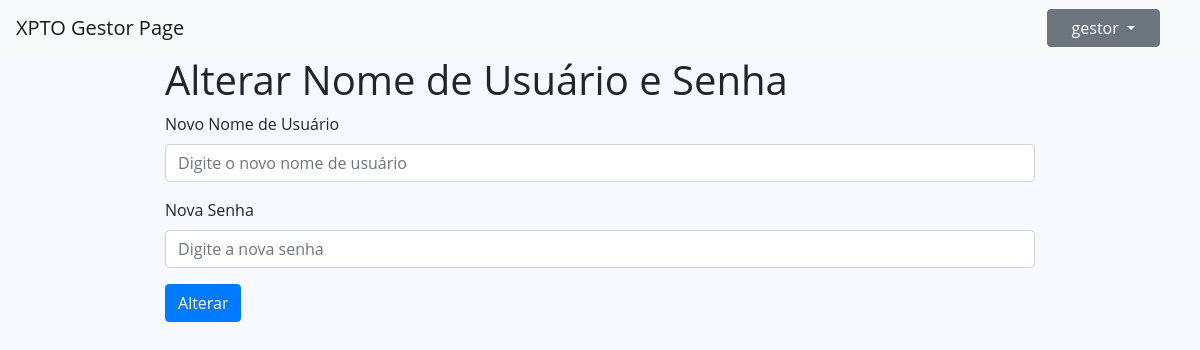
The page /index.php?op=Gestor&&estado=all (signed in) on the database as committed earlier.
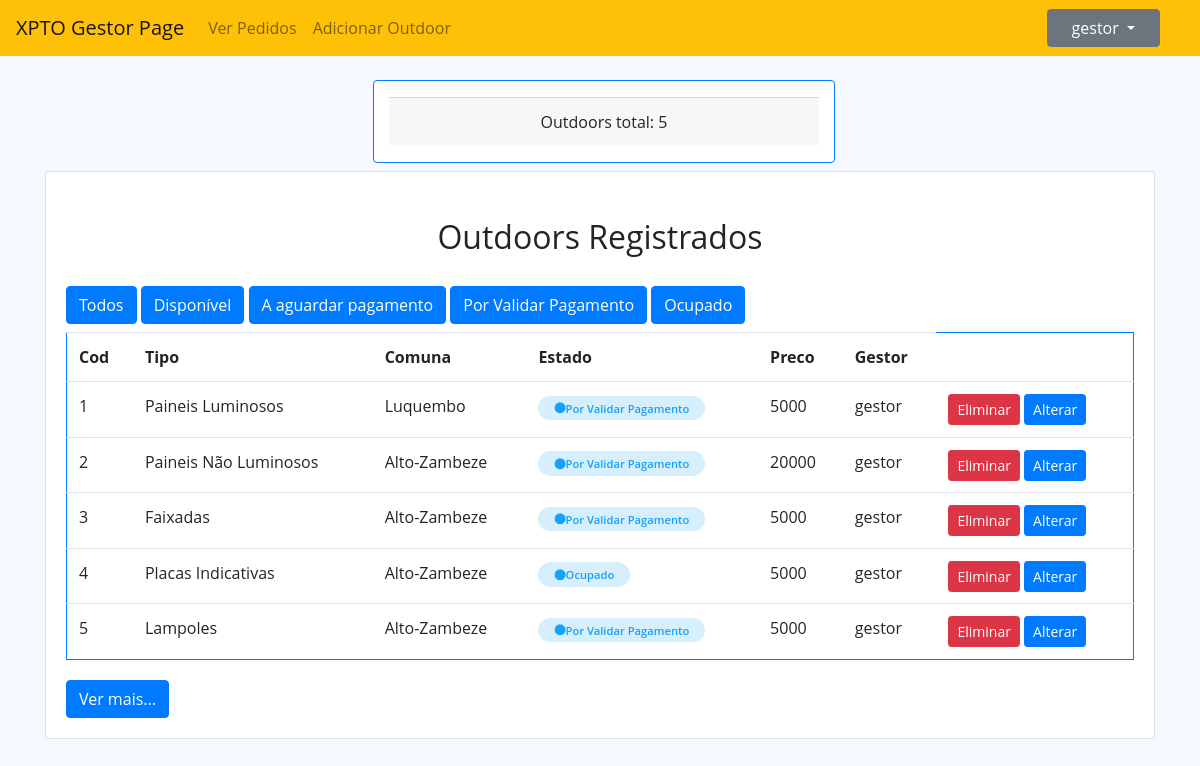
The same page on the database as committed later.
### tables this page shows
CREATE TABLE `outdoor` (
  `id` int(11) NOT NULL,
  `tipo` varchar(50) NOT NULL,
  `preco` float NOT NULL,
  `idComuna` int(11) NOT NULL,
  `estado` varchar(50) NOT NULL DEFAULT 'Disponivel',
  `eliminado` varchar(10) NOT NULL DEFAULT 'nao',
  `idUsuario` int(11) NOT NULL
);

CREATE TABLE `comuna` (
  `id` int(11) NOT NULL,
  `nome` varchar(50) NOT NULL,
  `idMunicipio` int(11) NOT NULL
);

CREATE TABLE `usuario` (
  `id` int(11) NOT NULL,
  `username` varchar(50) NOT NULL,
  `senha` varchar(50) NOT NULL,
  `tipo` varchar(50) NOT NULL,
  `eliminado` varchar(10) NOT NULL DEFAULT 'nao'
);

### models/UsuarioModel.php (called while the page is built, shortened)
<?php
class UsuarioModel {
    private $username;
    private $tipo;
    public function getUsername() {
        return $this->username;
    }
    public function getTipo() {
        return $this->tipo;
    }
}

### index.php (called while the page is built, shortened)
<?php
$rotas = new Rotas();
$rotas->requestHandle();
?>

### dbconfig/DbConnection.php (called while the page is built)
<?php
class DbConnection {
    private static $instance = NULL;
    public static function getInstance() {
        if (!isset(self::$instance)) {
            try {
                self:: $instance = new PDO("mysql:host=localhost;dbname=outdoorgest", 'root', '');
                self:: $instance->setAttribute(PDO::ATTR_ERRMODE, PDO::ERRMODE_EXCEPTION);
            } catch (PDOException $e) {
                echo $e->getMessage();
            }
        }
        return self::$instance;
    }
}

### services/OutdoorService.php (called while the page is built, shortened)
<?php
require_once __DIR__ . '/../repositories/OutdoordRepository.php';
class OutdoorService implements IOutdoorService {
    private $outdoorRepository = null;
    public function __construct() {
        $this->outdoorRepository = new OutdoordRepository();
    }
    public function selectAll() {
        return $this->outdoorRepository->selectAll();
    }
    public function selectCount() {
        return $this->outdoorRepository->selectCount();
    }
}

### repositories/OutdoordRepository.php (called while the page is built, shortened)
<?php
require_once __DIR__ . '/../dbconfig/DbConnection.php';
require_once __DIR__ . '/../models/OutdoorModel.php';
class OutdoordRepository implements IOutdoorRepository{
     private $db;
    public function __construct() {
        $this->db = DbConnection::getInstance();
    }
    public function selectCount() {
        try {
            $stmt = $this->db->prepare("SELECT COUNT(*) FROM `outdoor` WHERE eliminado <> 'Sim'");
            $stmt->execute();
            $adm = $stmt->fetchColumn();
            return $adm;
        } catch (PDOException $e) {
            echo $e->getMessage();
            return false;
        }
    }
    public function selectAll() {
        try {
            $stmt = $this->db->prepare("SELECT o.id, o.tipo, `preco`,c.nome `idComuna`, `estado`, o.eliminado, u.username `idUsuario`  FROM outdoor o join usuario u  on u.id = o.idUsuario join comuna c on c.id = o.idComuna WHERE o.eliminado <> 'Sim'");
            $stmt->execute();
            $outdoors = $stmt->fetchAll();
            $listaOutdoor = array();
            foreach ($outdoors as $cada) {
                $listaOutdoor[] = new OutdoorModel($cada['id'], $cada['tipo'], $cada['preco'],$cada['idComuna'], $cada['estado'], $cada['eliminado'], $cada['idUsuario']);
            }
            return $listaOutdoor;
        } catch (PDOException $e) {
            echo $e->getMessage();
            return false;
        }
    }
}

### models/OutdoorModel.php (called while the page is built, shortened)
<?php
class OutdoorModel {
    private $id;
    private $tipo;
    private $preco;
    private $comuna;
    private $estado;
    private $idGestor;
    public function __construct($id, $tipo, $preco, $comuna, $estado, $eliminado, $idGestor) {
        $this->id = $id;
        $this->tipo = $tipo;
        $this->preco = $preco;
        $this->comuna = $comuna;
        $this->estado = $estado;
        $this->idGestor = $idGestor;
    }
    public function getId() {
        return $this->id;
    }
    public function getTipo() {
        return $this->tipo;
    }
    public function getPreco() {
        return $this->preco;
    }
    public function getComuna() {
        return $this->comuna;
    }
    public function getEstado() {
        return $this->estado;
    }
    public function getIdGestor() {
        return $this->idGestor;
    }
}

### views/gestor/tabela.php (the view)
<div class="card">
    <div class="card-body">
        <div class="card-title text-center m-3">
            <h2>Outdoors Registrados</h2>
        </div>
        <a href="index.php?op=Gestor&&request&&estado=all" class="btn btn-primary mt-1 mb-2"  role="button">Todos</a>
        <a href="index.php?op=Gestor&&request&&estado=Disponivel" class="btn btn-primary mt-1 mb-2"  role="button">Disponível</a>
        <a href="index.php?op=Gestor&&request&&estado=A aguardar pagamento" class="btn btn-primary mt-1 mb-2"  role="button">A aguardar pagamento</a>
        <a href="index.php?op=Gestor&&request&&estado=Por Validar Pagamento" class="btn btn-primary mt-1 mb-2"  role="button">Por Validar Pagamento</a>
        <a href="index.php?op=Gestor&&request&&estado=Ocupado" class="btn btn-primary mt-1 mb-2"  role="button">Ocupado</a>
        <table id="listarDados" class="table border border-primary">
            <tr>
                <th scope="col">Cod</th>
                <th scope="col">Tipo</th>
                <th scope="col">Comuna</th>
                <th scope="col">Estado</th>
                <th scope="col">Preco</th>
                <th scope="col">Gestor</th>
            </tr>
            <?php
            if (isset($_SESSION['Usuario'])) {
                $usuario = unserialize($_SESSION['Usuario']);
            }
            foreach ($outdoors as $cada) {
                if ($usuario->getUsername() == $cada->getIdGestor()) {
                    $apresentar = '<tr>
                    <td>' . $cada->getId() . '</td>
                    <td>' . $cada->getTipo() . '</td>
                    <td>' . $cada->getComuna() . '</td>
                    <td><span class="status ativo"><i class="fas fa-circle"></i>' . $cada->getEstado() . '</span></td>
                    <td>' . $cada->getPreco() . '</td>
                    <td>' . $cada->getIdGestor() . '</td>
                    <td>
                        <button class="btn btn-danger btn-sm" id="eliminar">Eliminar</button>
                        <a class="btn btn-primary btn-sm" href="index.php?op=Gestor&&request=addOutdoor&&idO=' . $cada->getId() . '&&tipo=' . $cada->getTipo() . '&&preco=' . $cada->getPreco() . '">Alterar</a>
                    </td>
                </tr>
                <tr>';
                    if ($action2 == $cada->getEstado()) {
                        echo $apresentar;
                    } else if ($action2 == "all") {
                        echo $apresentar;
                    }
                }
            }
            ?>
        </table>
        <button type="button" class="btn btn-primary mt-1" id="nextButton">Ver mais...</button>
    </div>
</div>

### views/gestor/gestorAlterarDados.php (shortened to what the changed rows need)
<?php
include 'header.php';
if (isset($_SESSION['Usuario']))
            $usuario = unserialize($_SESSION['Usuario']);
if (isset($_SESSION['loggedin']) && $_SESSION['loggedin'] === true && $usuario->getTipo() === "Gestor") {
    require_once __DIR__ . '/../../controllers/GestorController.php';
    ?>
    </head>
    <body>
        <nav class="navbar navbar-expand-lg navbar-light bg-light justify-content-between">
            <a class="navbar-brand" href="index.php?op=<?php echo $usuario->getTipo(); ?>">XPTO Gestor Page</a>
            <nav class="header-nav ms-auto">
                <ul class="d-flex align-items-center navbar-nav me-auto mb-2 mb-lg-0">
                    <li class="nav-item px-4 ">
                        <div class="dropdown">
                            <button class="btn btn-secondary dropdown-toggle px-4" type="button" id="dropdownMenuButton" data-toggle="dropdown" aria-haspopup="true" aria-expanded="false">
                                <?php if (isset($_SESSION['Usuario'])) echo $usuario->getUsername(); ?>
                            </button>
                        </div>
                    </li>
                </ul>
            </nav>
        </nav>
        <main class="mx-auto w-75">
            <div class="container">
                <h1>Alterar Nome de Usuário e Senha</h1>
                <form method="post">
                    <div class="form-group">
                        <label for="username">Novo Nome de Usuário</label>
                        <input type="text" class="form-control" name="username" placeholder="Digite o novo nome de usuário">
                    </div>
                    <div class="form-group">
                        <label for="password">Nova Senha</label>
                        <input type="password" class="form-control" name="password" placeholder="Digite a nova senha">
                    </div>
                    <button type="submit" class="btn btn-primary">Alterar</button>
                </form>
            </div>
        </main>
        <?php
        include 'footer.php';
    } else
        echo '!!!!Pagina não encontrada';
    ?>

### views/gestor/gestorView.php (shortened to what the changed rows need)
<?php
include 'header.php';
if (isset($_SESSION['Usuario']))
    $usuario = unserialize($_SESSION['Usuario']);
if (isset($_SESSION['loggedin']) && $_SESSION['loggedin'] === true && $usuario->getTipo() === "Gestor") {
    require_once __DIR__ . '/../../controllers/GestorController.php';
    $gestorController = new GestorController();
    ?>
    </head>
    <body class="">
        <nav class="navbar navbar-expand-lg navbar-light bg-warning justify-content-between">
            <a class="navbar-brand" href="index.php?op=<?php echo $usuario->getTipo(); ?>&&estado=all">XPTO Gestor Page</a>
            <div class="collapse navbar-collapse" id="navbarSupportedContent">
                <ul class="navbar-nav mr-auto" id="menu">
                    <li class="nav-item" >
                        <a class="nav-link" href="index.php?op=Gestor&&request=verPedidos&&estado=all">Ver Pedidos</a>
                    </li>
                    <li class="nav-item" >
                        <a class="nav-link" href="index.php?op=Gestor&&request=addOutdoor">Adicionar Outdoor</a>
                    </li>
                </ul>
            </div>
            <nav class="header-nav ms-auto">
                <ul class="d-flex align-items-center navbar-nav me-auto mb-2 mb-lg-0">
                    <li class="nav-item px-4 ">
                        <div class="dropdown">
                            <button class="btn btn-secondary dropdown-toggle px-4" type="button" id="dropdownMenuButton" data-toggle="dropdown" aria-haspopup="true" aria-expanded="false">
                                <?php if (isset($_SESSION['Usuario'])) echo $usuario->getUsername(); ?>
                            </button>
                        </div>
                    </li>
                </ul>
            </nav>
        </nav>
        <main class="mx-auto">
            <div class="container align-items-center justify-content-between">
                <div class="container text-center mb-2 mt-4">
                    <div class="row justify-content-center">
                        <div class="col-5 border border-primary ml-2 card">
                            <p class="card-footer mt-3">Outdoors total:
                                <?php echo $gestorController->totalOutdoors(); ?>
                            </p>
                        </div>
                    </div>
                </div>
                <?php $gestorController->verOutdoors(); ?>
            </div>
        </main>
        <?php
        include 'footer.php';
    } else
        echo '!!!!Pagina não encontrada';
    ?>

Rows that differ between the two databases and show on the page:
now on this page (row edited): outdoor: id "1", tipo "Paineis Luminosos", idComuna.nome "Luquembo", estado "Por Validar Pagamento", preco "5000", idUsuario.username "gestor"
now on this page (row edited): outdoor: id "2", tipo "Paineis Não Luminosos", idComuna.nome "Alto-Zambeze", estado "Por Validar Pagamento", preco "20000", idUsuario.username "gestor"
now on this page (row edited): outdoor: id "3", tipo "Faixadas", idComuna.nome "Alto-Zambeze", estado "Por Validar Pagamento", preco "5000", idUsuario.username "gestor"
now on this page (row edited): outdoor: id "4", tipo "Placas Indicativas", idComuna.nome "Alto-Zambeze", estado "Ocupado", preco "5000", idUsuario.username "gestor"
now on this page (row edited): outdoor: id "5", tipo "Lampoles", idComuna.nome "Alto-Zambeze", estado "Por Validar Pagamento", preco "5000", idUsuario.username "gestor"
Other text that changed with them:
$usuario->getUsername(): (not shown) → "gestor"
$gestorController->totalOutdoors(): (not shown) → "5"
$usuario->getUsername(): "gestor" → (not shown)
text no longer shown: "Alterar Nome de Usuário e Senha Novo Nome de Usuário Nova Senha Alterar"
text now shown: "Ver Pedidos Adicionar Outdoor Outdoors total: Outdoors Registrados Todos Disponível A aguardar pagamento Por Validar Pagamento Ocupado Cod Tipo Comuna Estado Preco Gestor Ver mais..."
